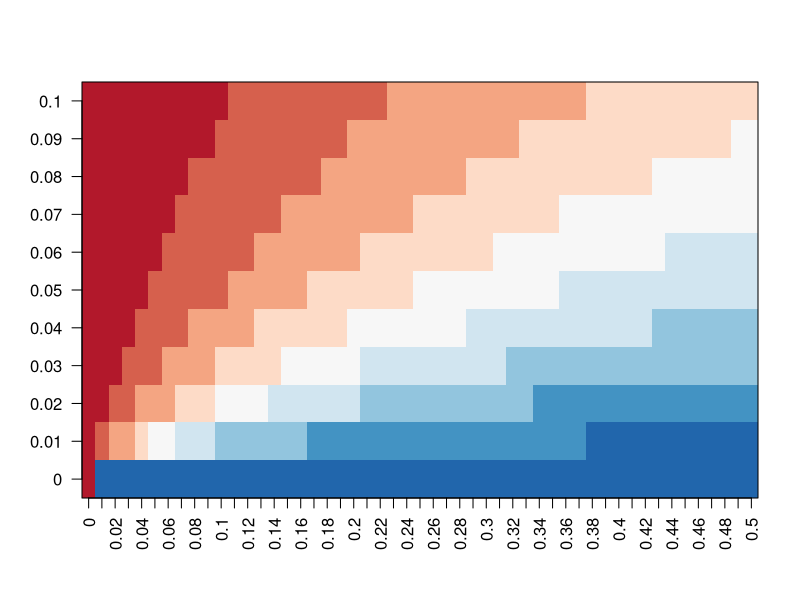

This chart was generated by the following R code:
## simulation selection gene flow balance for a pair of populations with different directional selection or different het advantage

## libraries
library(RColorBrewer)

## dp from gene flow, a is recipient, b is donor; m is gene flow prop.
dp_gf<-function(m=0,pa=NA,pb=NA){
    pf<-pa+m*(pb-pa)
    return(pf)
    }
    
## dp from directional selection
## w11 = 1+s, w12 = 1+sh, w22 = 1
dp_ds<-function(p0=NA,h=0.5,s=0){
    pf<-p0+s*p0*(1-p0)*(p0+h*(1-2*p0))
    return(pf)
    }
    
## dp from balancing selectino
## w11 = 1-s1, w12 = 1, w22 = 1-s2
dp_bs<-function(p0,s1=0,s2=0){
    pf<-p0+p0*(1-p0)*(s2 - p0*(s1+s2))
    }
    

## direction selection version    
s<-seq(0,.5,0.01)
m<-seq(0,.1,.01)
Ns<-length(s)
Nm<-length(m)
P_ds_gf_1<-matrix(NA,nrow=Ns,ncol=Nm)
P_ds_gf_2<-matrix(NA,nrow=Ns,ncol=Nm)
for(i in 1:Ns){for(j in 1:Nm){
    pp<-matrix(.5,nrow=1000,ncol=2)
    for(k in 2:1000){
        pt1<-dp_ds(pp[k-1,1],h=.5,s=s[i])
        pt2<-1-dp_ds(1-pp[k-1,2],h=.5,s=s[i])
        pp[k,1]<-dp_gf(m[j],pt1,pt2)
        pp[k,2]<-dp_gf(m[j],pt2,pt1)
    }
    P_ds_gf_1[i,j]<-pp[1000,1]
    P_ds_gf_2[i,j]<-pp[1000,2]
}  }  

cs<-brewer.pal(9,"RdBu")
brks<-seq(-.51,.51,length.out=10)
image(abs(P_ds_gf_1-P_ds_gf_2)-.5,axes=FALSE,col=cs,breaks=brks)
axis(1,at=(1:Ns-1)/(Ns-1),s,las=2)
axis(2,at=(1:Nm-1)/(Nm-1),m,las=2)
box()

##
